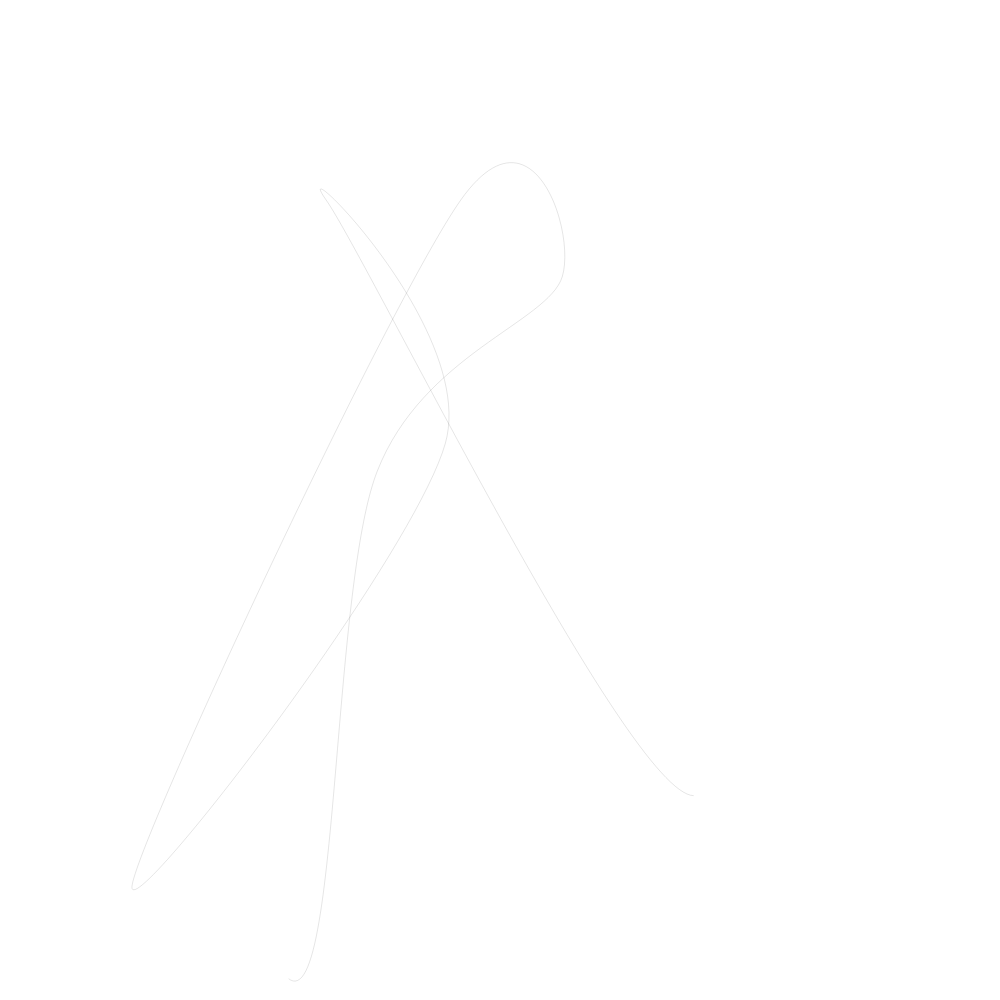
Frame 1 (no input)
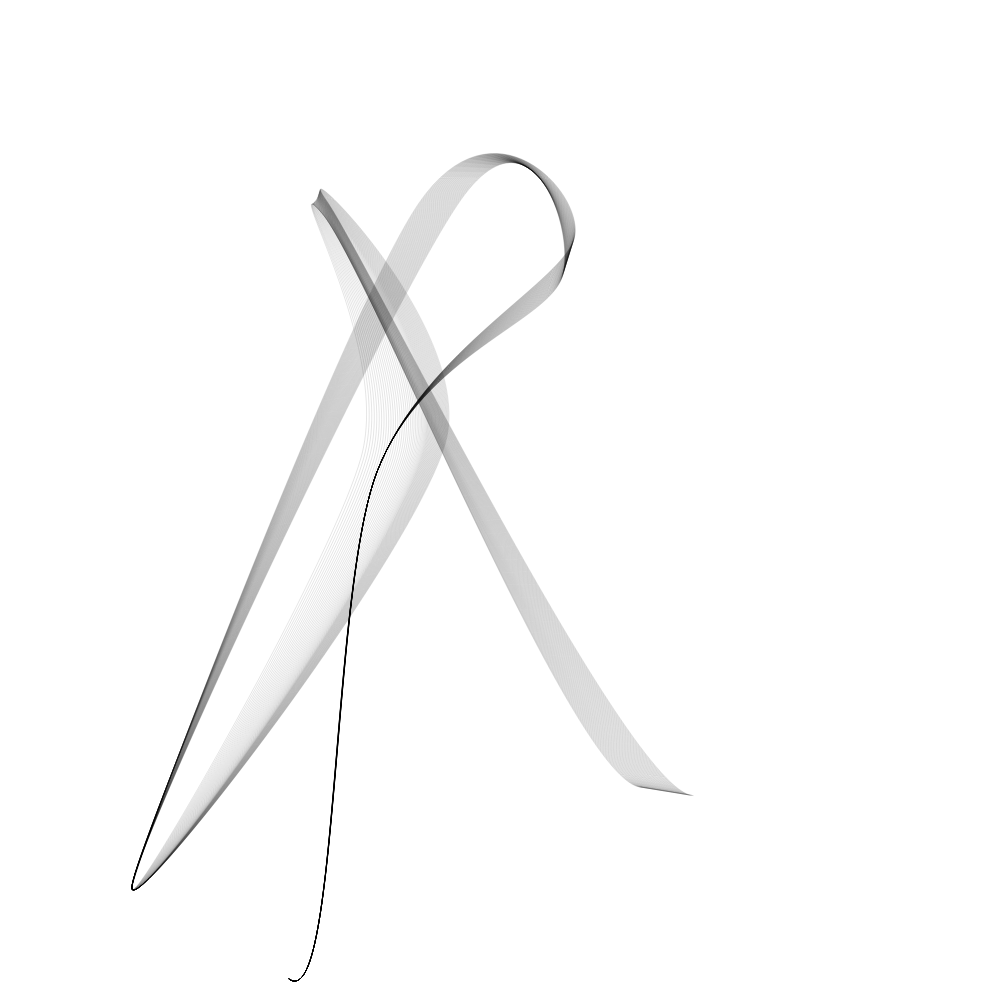
Frame 60 (no input)
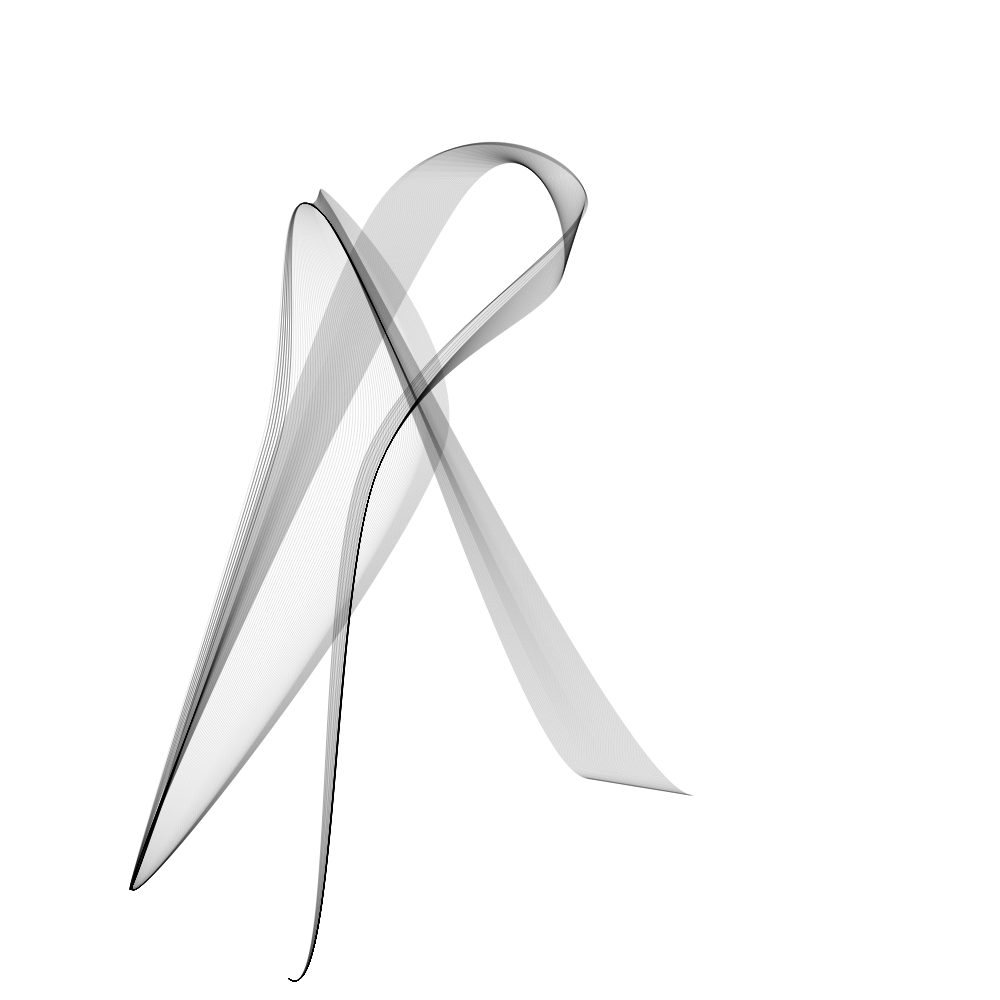
Frame 120 (the mouse pressed at the canvas centre since frame 60)

The p5.js sketch that drew these frames (run headless with seeded random() and noise() and a simulated clock; from frame 60 on, the mouse is pressed at the canvas centre):

// p5.js sketch
// ── sketch.js
// Created for the #WCCChallenge

let gCurrentFlock = [];

let gCurrentFlockLength = 10;
let gBorder;

function setup() {
  let l = min(windowWidth, windowHeight);
  createCanvas(l, l);

  gBorder = 0.2 * l;

  initialize();
  noFill();
  stroke(0, 0, 0, 0.1);
}

function draw() {
  // background(255);
  generate();
  gCurrentFlock.run();
  gCurrentFlock.draw();
}

function initialize() {
  background(255);

  gCurrentFlock = new Flock();
  gNextFlock = new Flock();
  for (let i = 0; i < gCurrentFlockLength; i++) {
    let xp = random(width);
    let yp = random(height);
    gCurrentFlock.addBoid(new Boid(xp, yp));
    gNextFlock.addBoid(new Boid(xp, yp));
  }
  gCurrentFlock.run();
}

function mouseClicked() {
  initialize();
}

// Create a new generation
function generate() {
  for (let i = 0; i < gCurrentFlockLength; i++) {
    let neighborCount = gCurrentFlock.boids[i].neighborCount;
    let desiredCount = gCurrentFlock.boids[i].desiredCount;

    // Rules of Life
    // 1. Any boid close to desired neighbor count freezes
    // 2. Any boid who doesn't have enough desired neighbors or too many, moves
    let before = gNextFlock.boids[i].isFrozen;
    if (neighborCount <= desiredCount && neighborCount >= desiredCount) {
      gNextFlock.boids[i].isFrozen = true;
      console.log(' ');
    } else {
      if (before) console.log('GOT UNFROZEN');

      gNextFlock.boids[i].isFrozen = false;
    }

    let temp = gCurrentFlock.boids[i].isFrozen;
    gCurrentFlock.boids[i].isFrozen = gNextFlock.boids[i].isFrozen;
    gNextFlock.boids[i].isFrozen = temp;
  }

  // Swap the current and next arrays for next generation
  // for (let i = 0; i < gCurrentFlockLength; i++) {
  //   let temp = gCurrentFlock.boids[i].isFrozen;
  //   gCurrentFlock.boids[i] = gNextFlock.boids[i].isFrozen;
  //   gNextFlock.boids[i] = temp;
  // }
}

// Flock class to manage the array of all the boids
class Flock {
  constructor() {
    // Initialize the array of boids
    this.boids = [];
  }

  run() {
    for (let boid of this.boids) {
      // Pass the entire list of boids to each boid individually
      boid.run(this.boids);
      boid.neighborCountUpdate(this.boids);
    }
  }

  addBoid(b) {
    this.boids.push(b);
  }

  draw() {
    noFill();
    beginShape();
    for (let boid of this.boids) {
      // Pass the entire list of boids to each boid individually
      curveVertex(boid.position.x, boid.position.y);
    }
    endShape();
    // for (let boid of this.boids) {
    //   // Pass the entire list of boids to each boid individually
    //   boid.render();
    // }
  }
}

class Boid {
  constructor(x, y) {
    this.acceleration = createVector(0, 0);
    this.velocity = createVector(random(-1, 1), random(-1, 1));
    this.position = createVector(x, y);
    this.size = 30.0;

    // Maximum speed
    this.maxSpeed = 30;

    // Maximum steering force
    this.maxForce = 0.05;
    colorMode(HSB);
    this.color = color(random(256), 255, 255);

    // Randomize if frozen
    this.isFrozen = true; //false; //random() < 0.5;
    this.neighborCount = 0; //int(random(5));
    this.desiredCount = int(random(gCurrentFlockLength) / 4);
  }

  // Clone method to create a deep copy of the Boid
  clone() {
    return new Boid(
      { ...this.position }, // Shallow copy the position (if it's an object)
      { ...this.velocity } // Shallow copy the velocity (if it's an object)
    );
  }

  run(boids) {
    if (!this.isFrozen) {
      this.flock(boids);
      this.update();
      this.borders();
    }

    // this.render();
  }

  neighborCountUpdate(boids) {
    let desiredSeparation = 100.0;
    let count = 0;

    // For every boid in the system, check if it's too close
    for (let boid of boids) {
      let distanceToNeighbor = p5.Vector.dist(this.position, boid.position);

      // If the distance is greater than 0 and less than an arbitrary amount (0 when you are yourself)
      if (distanceToNeighbor > 0 && distanceToNeighbor < desiredSeparation) {
        count++;
      }
    }
    this.neighborCount = count;
  }

  applyForce(force) {
    // We could add mass here if we want: A = F / M
    this.acceleration.add(force);
  }

  // We accumulate a new acceleration each time based on three rules
  flock(boids) {
    let separation = this.separate(boids);
    let alignment = this.align(boids);
    let cohesion = this.cohesion(boids);

    // Arbitrarily weight these forces
    separation.mult(1.5);
    alignment.mult(1.0);
    cohesion.mult(1.0);

    // Add the force vectors to acceleration
    this.applyForce(separation);
    this.applyForce(alignment);
    this.applyForce(cohesion);
  }

  // Method to update location
  update() {
    // Update velocity
    this.velocity.add(this.acceleration);

    // Limit speed
    this.velocity.limit(this.maxSpeed);
    this.position.add(this.velocity);

    // Reset acceleration to 0 each cycle
    this.acceleration.mult(0);
  }

  // A method that calculates and applies a steering force towards a target
  // STEER = DESIRED MINUS VELOCITY
  seek(target) {
    // A vector pointing from the location to the target
    let desired = p5.Vector.sub(target, this.position);

    // Normalize desired and scale to maximum speed
    desired.normalize();
    desired.mult(this.maxSpeed);

    // Steering = Desired minus Velocity
    let steer = p5.Vector.sub(desired, this.velocity);

    // Limit to maximum steering force
    steer.limit(this.maxForce);
    return steer;
  }

  render() {
    // Draw a triangle rotated in the direction of velocity
    let theta = this.velocity.heading() + radians(90);
    fill(this.isFrozen ? 0 : this.color);
    push();
    translate(this.position.x, this.position.y);
    rotate(theta);
    beginShape();
    vertex(0, -this.size * 2);
    vertex(-this.size, this.size * 2);
    vertex(this.size, this.size * 2);
    endShape(CLOSE);
    pop();
  }

  // Wraparound
  borders() {
    if (this.position.x < gBorder) {
      this.position.x = gBorder;
      this.velocity = createVector(random(), this.velocity.y);
    }

    if (this.position.y < gBorder) {
      this.position.y = gBorder;
      this.velocity = createVector(this.velocity.x, random());
    }

    if (this.position.x > width - gBorder) {
      this.position.x = width - gBorder;
      this.velocity = createVector(-random(), this.velocity.y);
    }

    if (this.position.y > height - gBorder) {
      this.position.y = height - gBorder;
      this.velocity = createVector(this.velocity.x, -random());
    }
  }

  // Separation
  // Method checks for nearby boids and steers away
  separate(boids) {
    let desiredSeparation = 25.0;
    let steer = createVector(0, 0);
    let count = 0;

    // For every boid in the system, check if it's too close
    for (let boid of boids) {
      let distanceToNeighbor = p5.Vector.dist(this.position, boid.position);

      // If the distance is greater than 0 and less than an arbitrary amount (0 when you are yourself)
      if (distanceToNeighbor > 0 && distanceToNeighbor < desiredSeparation) {
        // Calculate vector pointing away from neighbor
        let diff = p5.Vector.sub(this.position, boid.position);
        diff.normalize();

        // Scale by distance
        diff.div(distanceToNeighbor);
        steer.add(diff);

        // Keep track of how many
        count++;
      }
    }

    this.neighborCount = count;

    // Average -- divide by how many
    if (count > 0) {
      steer.div(count);
    }

    // As long as the vector is greater than 0
    if (steer.mag() > 0) {
      // Implement Reynolds: Steering = Desired - Velocity
      steer.normalize();
      steer.mult(this.maxSpeed);
      steer.sub(this.velocity);
      steer.limit(this.maxForce);
    }
    return steer;
  }

  // Alignment
  // For every nearby boid in the system, calculate the average velocity
  align(boids) {
    let neighborDistance = 50;
    let sum = createVector(0, 0);
    let count = 0;
    for (let i = 0; i < boids.length; i++) {
      let d = p5.Vector.dist(this.position, boids[i].position);
      if (d > 0 && d < neighborDistance) {
        sum.add(boids[i].velocity);
        count++;
      }
    }
    if (count > 0) {
      sum.div(count);
      sum.normalize();
      sum.mult(this.maxSpeed);
      let steer = p5.Vector.sub(sum, this.velocity);
      steer.limit(this.maxForce);
      return steer;
    } else {
      return createVector(0, 0);
    }
  }

  // Cohesion
  // For the average location (i.e., center) of all nearby boids, calculate steering vector towards that location
  cohesion(boids) {
    let neighborDistance = 50;
    let sum = createVector(0, 0); // Start with empty vector to accumulate all locations
    let count = 0;
    for (let i = 0; i < boids.length; i++) {
      let d = p5.Vector.dist(this.position, boids[i].position);
      if (d > 0 && d < neighborDistance) {
        sum.add(boids[i].position); // Add location
        count++;
      }
    }
    if (count > 0) {
      sum.div(count);
      return this.seek(sum); // Steer towards the location
    } else {
      return createVector(0, 0);
    }
  }
} // class Boid
